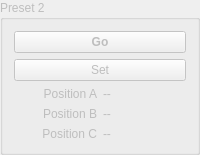
       <widget class="QGroupBox" name="group_p2">
        <property name="enabled">
         <bool>false</bool>
        </property>
        <property name="title">
         <string>Preset 2</string>
        </property>
        <layout class="QGridLayout" name="gridLayout_6">
         <item row="1" column="0">
          <widget class="QPushButton" name="push_pr2_set">
           <property name="text">
            <string>Set</string>
           </property>
          </widget>
         </item>
         <item row="4" column="0">
          <layout class="QHBoxLayout" name="horizontalLayout_32">
           <item>
            <widget class="QLabel" name="label_31">
             <property name="text">
              <string>Position B</string>
             </property>
             <property name="alignment">
              <set>Qt::AlignRight|Qt::AlignTrailing|Qt::AlignVCenter</set>
             </property>
            </widget>
           </item>
           <item>
            <widget class="QLabel" name="label_pr2_b">
             <property name="minimumSize">
              <size>
               <width>40</width>
               <height>0</height>
              </size>
             </property>
             <property name="text">
              <string>--</string>
             </property>
            </widget>
           </item>
          </layout>
         </item>
         <item row="5" column="0">
          <layout class="QHBoxLayout" name="horizontalLayout_33">
           <item>
            <widget class="QLabel" name="label_33">
             <property name="text">
              <string>Position C</string>
             </property>
             <property name="alignment">
              <set>Qt::AlignRight|Qt::AlignTrailing|Qt::AlignVCenter</set>
             </property>
            </widget>
           </item>
           <item>
            <widget class="QLabel" name="label_pr2_c">
             <property name="minimumSize">
              <size>
               <width>40</width>
               <height>0</height>
              </size>
             </property>
             <property name="text">
              <string>--</string>
             </property>
            </widget>
           </item>
          </layout>
         </item>
         <item row="3" column="0">
          <layout class="QHBoxLayout" name="horizontalLayout_27">
           <item>
            <widget class="QLabel" name="label_20">
             <property name="text">
              <string>Position A</string>
             </property>
             <property name="alignment">
              <set>Qt::AlignRight|Qt::AlignTrailing|Qt::AlignVCenter</set>
             </property>
            </widget>
           </item>
           <item>
            <widget class="QLabel" name="label_pr2_a">
             <property name="minimumSize">
              <size>
               <width>40</width>
               <height>0</height>
              </size>
             </property>
             <property name="text">
              <string>--</string>
             </property>
            </widget>
           </item>
          </layout>
         </item>
         <item row="0" column="0">
          <widget class="QPushButton" name="push_pr2_go">
           <property name="sizePolicy">
            <sizepolicy hsizetype="Minimum" vsizetype="Expanding">
             <horstretch>0</horstretch>
             <verstretch>0</verstretch>
            </sizepolicy>
           </property>
           <property name="font">
            <font>
             <weight>75</weight>
             <bold>true</bold>
            </font>
           </property>
           <property name="text">
            <string>Go</string>
           </property>
          </widget>
         </item>
        </layout>
       </widget>
